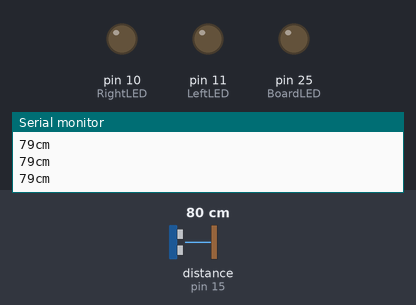
Recording of a sketch running on a simulated Arduino Mega 2560, built with avr-gcc and run on an emulated ATmega2560. On the bench: output pins drawn as LEDs (lit = HIGH), the last lines printed to the serial monitor. Wiring (inferred from the names in the program): ultrasonic range finder: trigger pin 14; echo pin 15. The test bench sets the inputs (shaded band); at power-on: distance to the obstacle (sensor on pin 15) 80 cm. The echo pulse lasts 58.3 µs per cm; pins used as bus, display or sensor lines are not drawn.

Above: at 1.3 s.
1.4 s: distance to the obstacle (sensor on pin 15) set to 23 cm
2.9 s: distance to the obstacle (sensor on pin 15) set to 18 cm
At 4.1 s:
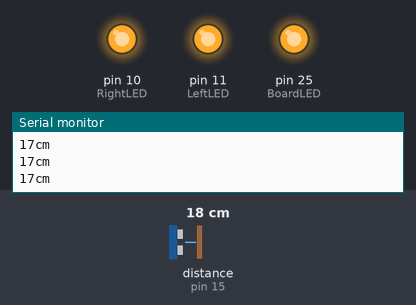
4.5 s: distance to the obstacle (sensor on pin 15) set to 35 cm
At 5.4 s:
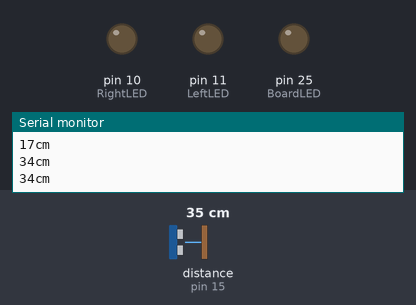
6.0 s: distance to the obstacle (sensor on pin 15) set to 2 cm
At 6.8 s:
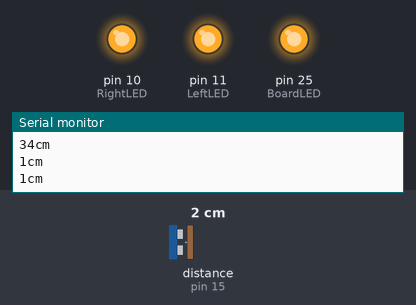
Timing chart, 0 to 8.5 s (numbered marks = the images above; inputs shaded):
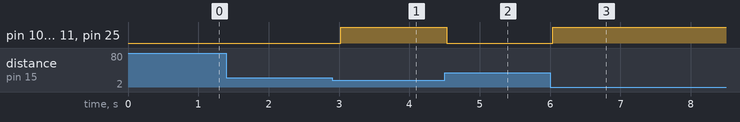

Measured:
- the behaviour switches between 21 and 20 cm on distance to the obstacle (sensor on pin 15) (found by bisection; images 0 and 1)
- after the input at 2.9 s, pin 10 (RightLED), pin 11 (LeftLED), pin 25 (BoardLED): LOW → HIGH after 0.12 s
- after the input at 4.5 s, pin 10 (RightLED), pin 11 (LeftLED), pin 25 (BoardLED): HIGH → LOW at once
- after the input at 6.0 s, pin 10 (RightLED), pin 11 (LeftLED), pin 25 (BoardLED): LOW → HIGH at once

The sketch:

depth.ino
```cpp
#define LeftLED 11
#define RightLED 10
#define BoardLED 25
#define echoPin 15  // Echo Pin
#define trigPin 14  // Trigger Pin

// 音速の設定
int V = 340;

// 距離センサに計測用信号を送るように命令
void sendTrigger() {
  digitalWrite(trigPin, HIGH);
  delayMicroseconds(11);
  digitalWrite(trigPin, LOW);
}

// 距離センサから距離を読み取る（単位:cm）
int getDepth() {
  sendTrigger();

  unsigned long timeout = micros();
  while (!digitalRead(echoPin)) {
    unsigned long timeout2 = micros() - timeout;
    if (timeout2 > 200000) {
      sendTrigger();
      timeout = micros();
    }
  }
  unsigned long t1 = micros();
  while (digitalRead(echoPin)) {
  }
  unsigned long t2 = micros();
  unsigned long t = t2 - t1;
  return V * t / 20000;
}

void setup() {
  // Raspberry Pi Pico内蔵LEDピンを出力に設定して点灯
  pinMode(BoardLED, OUTPUT);
  digitalWrite(BoardLED, HIGH);
  // LEDに接続されているピンを出力に設定
  pinMode(LeftLED, OUTPUT);
  pinMode(RightLED, OUTPUT);
  digitalWrite(LeftLED, HIGH);
  digitalWrite(RightLED, HIGH);

  Serial.begin(9600);  // PCとシリアル接続を開始
  /*
   * USBを外し電池で扱う場合は、下記のwhile文をコメントアウト
   */
  while (!Serial)
    ;  // PCとシリアル接続されるまで待機

  // 距離センサ用にピンの入出力を設定
  pinMode(echoPin, INPUT);
  pinMode(trigPin, OUTPUT);
}

void loop() {
  int depth = 0;
  while (true) {
    // 距離センサの値を取得する
    depth = getDepth();

    Serial.print(depth);
    Serial.println("cm");

    // もし距離センサが20cmより小さかったらLEDを点灯させる
    if (depth < 20) {
      digitalWrite(LeftLED, HIGH);
      digitalWrite(RightLED, HIGH);
      digitalWrite(BoardLED, HIGH);
    } else {
      digitalWrite(LeftLED, LOW);
      digitalWrite(RightLED, LOW);
      digitalWrite(BoardLED, LOW);
    }
    // 0.5秒待つ
    delay(500);
  }
}
```
